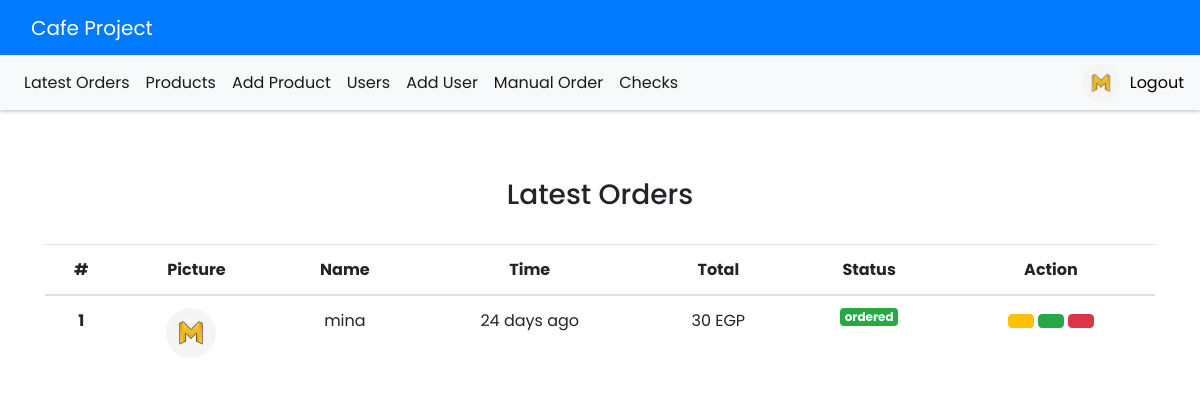
/Views/DisplayOrdersAdmin.php (signed in), run on the app's committed database.
### tables this page shows
CREATE TABLE `orders` (
  `order_id` int(11) NOT NULL,
  `date` datetime NOT NULL DEFAULT current_timestamp(),
  `state` varchar(20) NOT NULL DEFAULT 'ordered',
  `total_price` int(11) NOT NULL,
  `user_id` int(11) NOT NULL,
  `order_notes` varchar(100) DEFAULT NULL,
  `room_number` int(11) NOT NULL
);

CREATE TABLE `users` (
  `user_id` int(11) NOT NULL,
  `user_name` varchar(100) NOT NULL,
  `email` varchar(100) NOT NULL,
  `password` varchar(255) NOT NULL,
  `room_number` int(11) NOT NULL,
  `ext` int(11) NOT NULL,
  `image` varchar(255) DEFAULT NULL,
  `role` tinyint(1) NOT NULL DEFAULT 0
);

### Model/order.class.php (called while the page is built, shortened)
<?php
require_once '../config.php';
class order
{
    public function displayAllOrders()
    {
        global $db;
        $result = mysqli_query($db, "SELECT order_id  , date  , ext   ,total_price, state, user_name , image From orders , users where orders.user_id = users.user_id   GROUP BY order_id order by order_id desc");
        return $result;
    }
}

### Controller/functions.php (called while the page is built, shortened)
<?php
function to_time_ago( $time ) {
    $diff = time() - $time;
    $time_rules = array (
                12 * 30 * 24 * 60 * 60 => 'year',
                30 * 24 * 60 * 60       => 'month',
                24 * 60 * 60           => 'day',
                60 * 60                   => 'hour',
                60                       => 'minute',
                1                       => 'second'
    );
    foreach( $time_rules as $secs => $str ) {
        $div = $diff / $secs;
        if( $div >= 1 ) {
            $t = round( $div );
            return $t . ' ' . $str .
                ( $t > 1 ? 's' : '' ) . ' ago';
        }
    }
}
return to_time_ago( time() - 5);
?>

### Views/DisplayOrdersAdmin.php (the view, shortened to what this page needs)
<html>
    <head>
        <link href="../Public/css/home.css" rel="stylesheet" />
        <link href="../Public/css/loader.css" rel="stylesheet" />
    </head>
    <body onload="Loader()">
        <div id="main-div" style="display:none;" >
            <?php
                require './layout/adminHeader.php';
                $orders=new order();
                $result = $orders->displayAllOrders();
            ?>
            <div class="container">
            <h3 class="text-center">Latest Orders</h3><br>
            <table class="table text-center">
                <thead>
                    <tr>
                        <th scope="col">#</th>
                        <th scope="col">Picture</th>
                        <th scope="col">Name</th>
                        <th scope="col">Time</th>
                        <th scope="col">Total</th>
                        <th scope="col">Status</th>
                        <th scope="col">Action</th>
                    </tr>
                </thead>
                <tbody>
                    <?php
                    $i = 1;
                    while ($row = mysqli_fetch_assoc($result))
                    {
                        echo "<tr>
                        <th scope='row'>{$i}</th>
                        <td><img src={$row['image']}></td>
                        <td>{$row['user_name']}</td>
                        <td><i class='far fa-clock'></i> ".to_time_ago( strtotime($row['date']))."</td>
                        <td>{$row['total_price']} EGP</td>
                        <td><span class='badge badge-success'>".$row['state']."</span></td>
                        <td><a href='../Controller/orderController.php?state=processing&orderId={$row['order_id']}'  title='Processing Order' class='btn btn-warning'  style='color:white'><i class='fa fa-clock'></i></a>
                        <a href='../Controller/orderController.php?state=deleiverd&orderId={$row['order_id']}' class='btn btn-success'  title='Deleiverd Order' style='color:white'><i class='fad fa-box-check'></i></a>
                        <a class='btn btn-danger' title='Cancel Order' href='../Controller/orderController.php?id={$row['order_id']}'><i class='far fa-times'></i></a></td>
                        </tr>";
                        $i += 1;
                    }
                    ?>
                </tbody>
            </table>
            </div>
        </div>
  </body>
<html>

### Public/css/style.css (style rules this page uses)
body { font-family:Poppins; }
.container { margin-top: 30px; }
img { width: 50px; height: 50px; border-radius: 50%; margin-right: 10px; cursor: pointer; }

### data on the page
orders: user.image (picture), user.user_name "mina", date "24 days ago", total_price "30", state "ordered"
